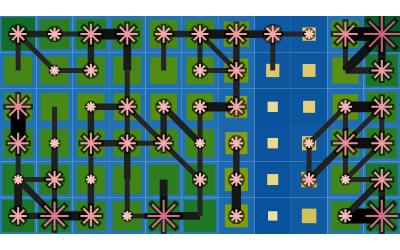
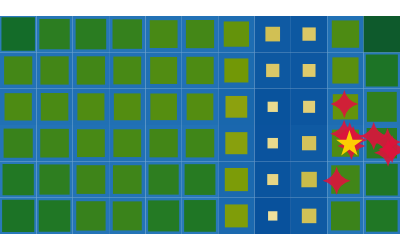
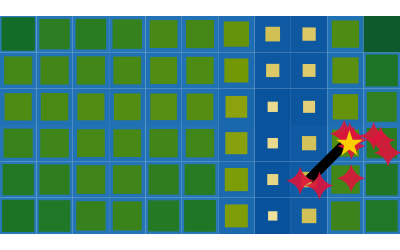

The notebook cell saved with these charts, in order:
### Code cell
for dBasin, dataset_name, x_idx in zip(selected_basins, selected_datasets, selected_sample_inds):
	x = dBasin.X_train[x_idx]
	knn_projection_inds, knn_projection_altered_inds = get_knn_projections(dBasin.basin.som_representation.som, dBasin.X_train, x_idx, k=10)

	d1, d2 = dBasin.basin.som_representation.lattice_shape_
	from utils.plotting import PlotlyHelperArgs
	plot_args = dict(
		**PlotlyHelperArgs.Figsize(w=400, h=250),
		**PlotlyHelperArgs.FullStretch,
		**PlotlyHelperArgs.HiddenTicks(d1=d1, d2=d2),
		font=dict(size=35),
		showlegend=False
	)

	fig1 = dBasin.basin.pond() \
		.pad_layer(gap="nogap") \
		.rhizome_layer() \
    	.petal_layer() \
		.visualize(**plot_args);

	fig2 = dBasin.basin.pond() \
		.pad_layer(gap="nogap") \
		.attraction_layer(X=dBasin.X_train[knn_projection_inds], jitter_amount=.3, marker=dict(color="crimson", symbol="star-diamond", size=20, opacity=.9)) \
		.attraction_layer(X=dBasin.X_train[[x_idx]], marker=dict(color="gold", symbol="star", size=20, opacity=.95)) \
		.visualize(**plot_args);

	fig3 = dBasin.basin.pond() \
		.pad_layer(gap="nogap") \
    	.rhizome_layer(X=[x], max_width=10) \
		.attraction_layer(X=dBasin.X_train[knn_projection_altered_inds], jitter_amount=.3, marker=dict(color="crimson", symbol="star-diamond", size=20, opacity=.9)) \
		.attraction_layer(X=dBasin.X_train[[x_idx]], marker=dict(color="gold", symbol="star", size=20, opacity=.95)) \
		.visualize(**plot_args);

	EXPORT_DIR = "_exports"
	fig1.write_image(EXPORT_DIR + f"/05_{dataset_name}_lilypond_01.png")
	fig2.write_image(EXPORT_DIR + f"/05_{dataset_name}_lilypond_02.png")
	fig3.write_image(EXPORT_DIR + f"/05_{dataset_name}_lilypond_03.png")
